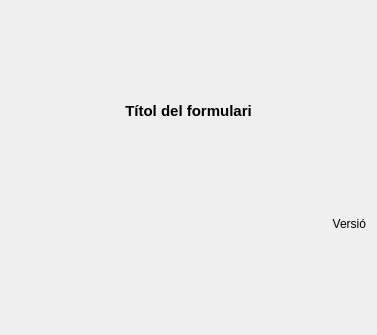
<?xml version="1.0" encoding="UTF-8"?>
<ui version="4.0">
 <class>Form</class>
 <widget class="QWidget" name="Form">
  <property name="geometry">
   <rect>
    <x>0</x>
    <y>0</y>
    <width>377</width>
    <height>335</height>
   </rect>
  </property>
  <property name="windowTitle">
   <string>Form</string>
  </property>
  <layout class="QVBoxLayout" name="verticalLayout">
   <item>
    <widget class="QLabel" name="label">
     <property name="sizePolicy">
      <sizepolicy hsizetype="Preferred" vsizetype="Maximum">
       <horstretch>0</horstretch>
       <verstretch>0</verstretch>
      </sizepolicy>
     </property>
     <property name="font">
      <font>
       <pointsize>11</pointsize>
       <bold>true</bold>
      </font>
     </property>
     <property name="text">
      <string>Títol del formulari</string>
     </property>
     <property name="alignment">
      <set>Qt::AlignCenter</set>
     </property>
    </widget>
   </item>
   <item>
    <layout class="QFormLayout" name="formLayout"/>
   </item>
   <item>
    <widget class="QLabel" name="label_2">
     <property name="sizePolicy">
      <sizepolicy hsizetype="Preferred" vsizetype="Maximum">
       <horstretch>0</horstretch>
       <verstretch>0</verstretch>
      </sizepolicy>
     </property>
     <property name="text">
      <string>Versió</string>
     </property>
     <property name="alignment">
      <set>Qt::AlignRight|Qt::AlignTrailing|Qt::AlignVCenter</set>
     </property>
    </widget>
   </item>
  </layout>
 </widget>
 <resources/>
 <connections/>
</ui>
